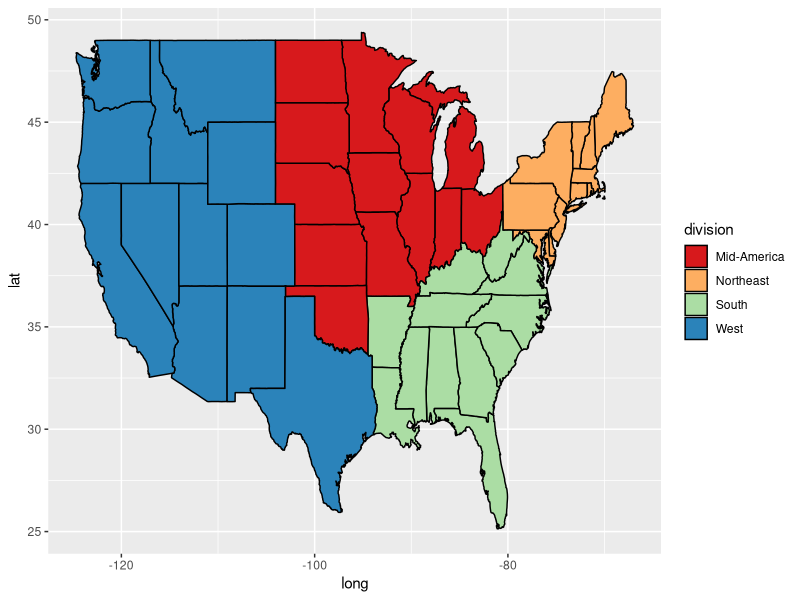

R code for this plot:
# init
library(stringi)  ## for ensuring same formatting for states
library(ggplot2)
library(maps)

#load us map data
states <- map_data("state")
states$region <- stri_trans_totitle(states$region)

# apply census divisions
states$division[states$region %in% c("Connecticut", "Delaware", "District Of Columbia", "Maine", "Massachusetts", "Maryland", 
                                     "New Hampshire", "New Jersey", "New York", "Pennsylvania", "Rhode Island", "Vermont")] <- "Northeast"

states$division[states$region %in% c("Arkansas", "Alabama", "Florida", 'Georgia', "Kentucky", "Louisiana", "Mississippi", 
                                     "North Carolina", "South Carolina", "Tennessee", "Virginia", "West Virginia")] <- "South"

states$division[states$region %in% c("Illinois", "Indiana", "Iowa", "Kansas", "Michigan", "Minnesota", "Missouri", "Nebraska", 
                                     "North Dakota", "Ohio", "Oklahoma", "South Dakota", "Wisconsin")] <- "Mid-America"

states$division[states$region %in% c("Arizona", "California", "Colorado", "Idaho", "Montana", "Nevada", "New Mexico", "Oregon", "Texas",
                                     "Utah", "Washington", "Wyoming")] <- "West"

## excludes Alaska and Hawaii

#plot all states with ggplot
ggplot(data=states, aes(x=long, y=lat)) + geom_polygon(aes(group=group, fill=division), color='black') + 
  scale_fill_brewer(palette="Spectral")

